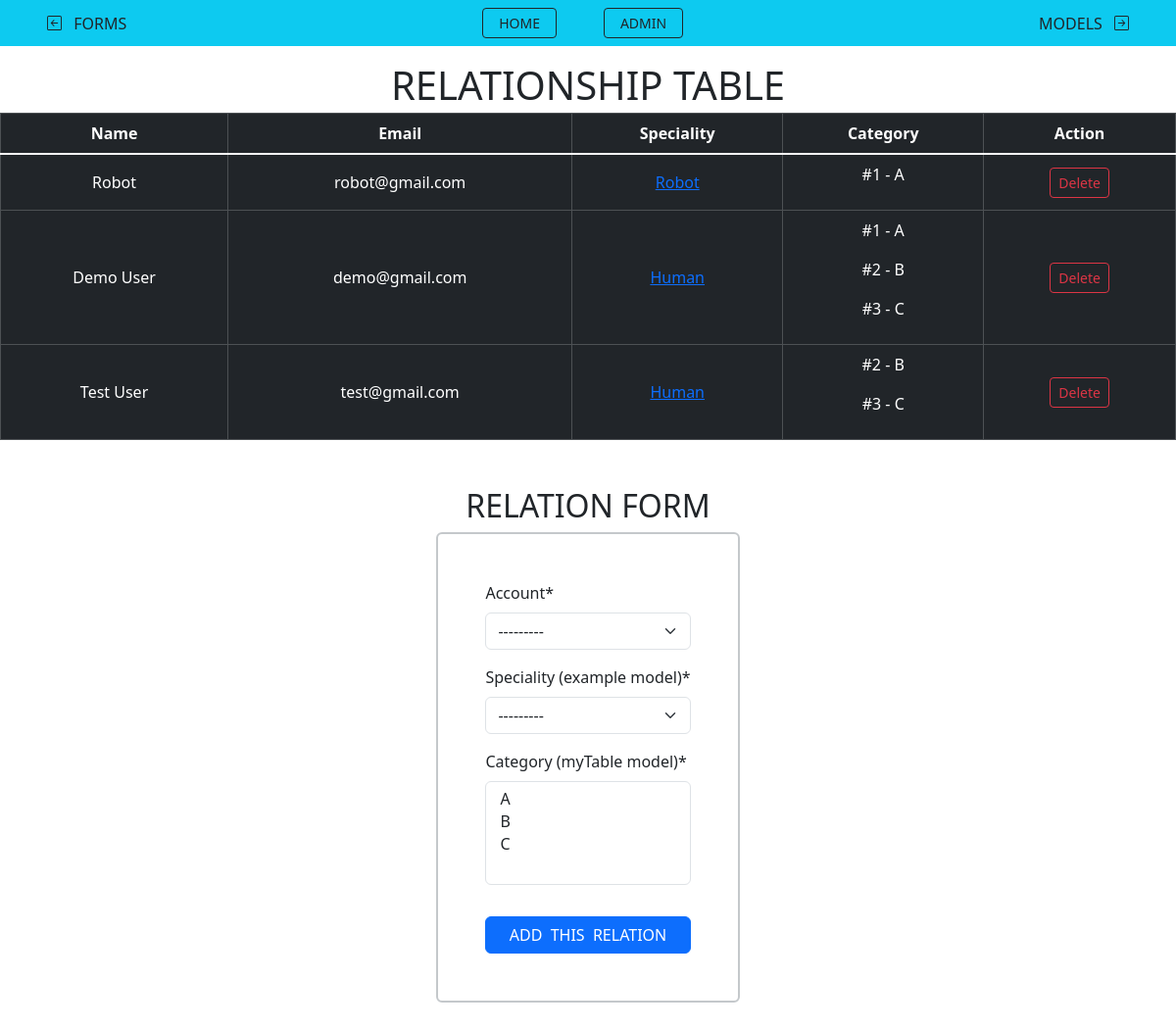
Page /relation/ on the committed database.
### a3_relation/models.py (models this page shows, shortened)
class relationModel(models.Model):
    account = models.OneToOneField(to=myModel, on_delete=models.CASCADE)
    example = models.ForeignKey(exampleModel, on_delete=models.CASCADE)
    table = models.ManyToManyField(myTable, related_name='category')

class exampleModel(models.Model): # used for demostrating 1toMANY rel later down
    id = models.IntegerField(primary_key=True)
    name = models.CharField(max_length=20)
    slug = models.SlugField(max_length=20, unique=True, null=True, blank=True) # used for custom URLS
    def __str__(self): return self.slug

### a2_model/models.py (models this page shows)
class myModel(models.Model):
    full_name = models.TextField(null=True) # will be NULL in table creation, but still required for subbmission
    email_address = models.EmailField(unique=True) # no data in this field can be the same
    cgpa = models.FloatField(verbose_name='CGPA') # if not specified Django takes the field name as Display name
    profile = models.URLField(blank=True, null=True) # this field is no longer required to fill
    checkbox = models.BooleanField(default=False) # sets a default value even if nothing is entered
    def __str__(self):
        return f"{self.id} - {self.full_name}"

class myTable(models.Model): # each class(model) represents a table in the database
    name = models.CharField(max_length=20) # length need to be specified in CharField
    ID = models.IntegerField(primary_key=True) # pk is unique, if not specified, django will make 'id' automatically
    def __str__(self): # defines how the data is displayed in the admin panel
        return self.name # without this, each entry in the table would be "modelname object (pk)"

### a3_relation/views.py (the view)
# urls.py: path('', views.relations, name='relations'),
def relations(request, SLUG = None):
    data = relationModel.objects.all() # for passing all object data to the template
    if request.method == "POST":
        form = Relation_Form(request.POST) # getting form with entries
        if form.is_valid():
            form.save() # saving the form entry into the database
            return redirect('relations')
    else:
        form = Relation_Form()
    if SLUG is not None: # in function None is passed if no SLUG is specified
        sort = exampleModel.objects.get(slug=SLUG) # getting the object with the specified slug
        data = relationModel.objects.filter(example=sort) # filtering a field with specific value
    return render(request, './a3_relation/relations.html', {'form': form, 'data': data})

### a3_relation/forms.py
class Relation_Form(forms.ModelForm):
    class Meta:
        model = relationModel
        fields = '__all__'
        labels = {
            'example': 'Speciality (example model)',
            'table': 'Category (myTable model)',
        }

### a3_relation/templates/a3_relation/relations.html (shortened to what this page needs)
{% extends 'base.html' %}
{% load crispy_forms_tags %}
{% block content %}
  {% if data %}
    <h1 class="text-center m-1">RELATIONSHIP TABLE</h1>
    <table class="table table-dark table-bordered table-hover text-center align-middle">
        <thead>
          <tr>
            <th scope="col">Name</th>
            <th scope="col">Email</th>
            <th scope="col">Speciality</th>
            <th scope="col">Category</th>
            <th scope="col">Action</th>
          </tr>
        </thead>
        <tbody class="table-group-divider">
        {% for obj in data %}
          <tr>
            <td>{{obj.account.full_name}}</td>
            <td>{{obj.account.email_address}}</td>
            <td>
              <a href="{% url 'slugSort' obj.example.slug %}">{{obj.example.name}}</a>
            </td>
            <td>
                {% for category in obj.table.all %}
                    <p>#{{category.ID}} - {{category.name}}</p>
                {% endfor %}
            </td>
            <td><a href="{% url 'unrelate' obj.id %}" class="btn btn-sm btn-outline-danger m-1"> Delete </a></td>
          </tr>
        {% endfor %}
        </tbody>
    </table>
  {% endif %}
  <h2 class="text-center mt-5 mb-2">RELATION FORM</h2>
  <div class="mx-auto mb-5 p-5 border border-secondary-subtle border-2 rounded" style="width: fit-content;">
    <form method="post">
      {{form | crispy}}
      <input class="btn btn-primary w-100 mt-3" type="submit" value="ADD  THIS  RELATION">
    </form>
  </div>
{% endblock %}

### templates/base.html (shortened to what this page needs)
<!DOCTYPE html>
    <head>
        <link href="https://cdn.jsdelivr.net/npm/bootstrap@5.3.3/dist/css/bootstrap.min.css"
            rel="stylesheet">
        <link rel="stylesheet" href="https://cdn.jsdelivr.net/npm/bootstrap-icons@1.11.3/font/bootstrap-icons.min.css">
    </head>
    <body>
        <div class="navbar bg-info d-flex justify-content-space-between align-items-center px-5 mb-3">
            <span class="nav-item">
                <a class="nav-link" href="{% url 'forms' %}">
                    FORMS
                </a>
            </span>
            <div class="d-flex gap-5">
                <button class="nav-item btn btn-outline-dark btn-sm px-3">
                    <a class="nav-link" href="/">HOME</a>
                </button>
                <button class="nav-item btn btn-outline-dark btn-sm px-3">
                    <a class="nav-link" href="/admin/">ADMIN</a>
                </button>
            </div>
            <span class="nav-item">
                <a class="nav-link" href="{% url 'models' %}">
                    MODELS
                </a>
            </span>
        </div>
        {% block content %}
        {% endblock %}
    </body>
</html>

### rows in the picture
relationModel: account.full_name "Robot", account.email_address "robot@gmail.com", example.name "Robot"
myTable: ID "1", name "A"
relationModel: account.full_name "Demo User", account.email_address "demo@gmail.com", example.name "Human"
myTable: ID "2", name "B"
myTable: ID "3", name "C"
relationModel: account.full_name "Test User", account.email_address "test@gmail.com", example.name "Human"
